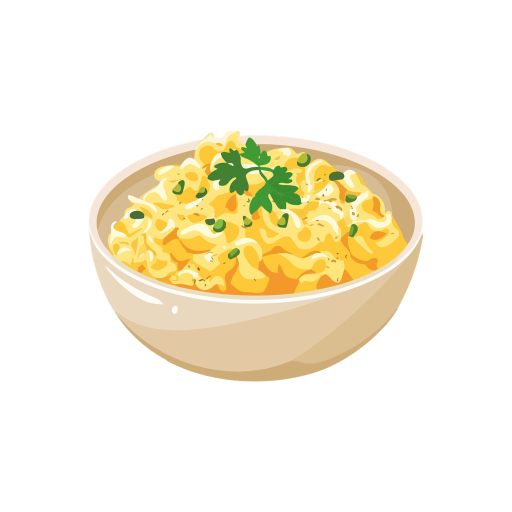
#> input picture assets/items/buttered-noodles.png, 1024 x 1024 px, given in place of out.png, which was not available (shown at 1/2 size)
$ python greenify.py out.png out.png
#> lines starting #> are read from the running program, lines starting #| are printed output that depends on the picture; after the words box and inside, x2 and y2 are one past the last pixel; in counts of white or black regions, pixels touching at a corner belong together
# How the TrailMate look turns an item's art into LCD greens (the prototype's recipe).
# Usage: python3 greenify.py in.png out.png
import sys
import numpy as np
from PIL import Image

GREENS = ['#111A10', '#1D2918', '#2B3A23', '#3C4E2F', '#52653F', '#6A7E51', '#859A66', '#A0B37D', '#BAC995', '#D3DFAF']
hx = lambda h: tuple(int(h[i:i + 2], 16) for i in (1, 3, 5))

def greenify(path, px=42, scale=2):
    """Shrink to about 42 px, stretch the contrast, map to 4 greens (G1, G3, G5, G7), add a G0 outline, then draw at 2x with crisp pixels."""
#> called with path = 'out.png', px = 42, scale = 2
    src = Image.open(path).convert('RGBA'); src.thumbnail((px - 4, px - 4), Image.LANCZOS)
#> in greenify, src is the input picture: PIL image 1024x1024 RGBA; mean R, G, B, A 57.5, 51.3, 33.2, 63.6
    can = Image.new('RGBA', (px, px), (0, 0, 0, 0)); can.alpha_composite(src, ((px - src.width) // 2, (px - src.height) // 2))
#> after `can = Image.new('RGBA', (px, px), (0, 0, 0, 0))`: can: PIL image 42x42 RGBA; every value is 0
    a = np.array(can).astype(float); on = a[..., 3] > 110
#> after `on = a[..., 3] > 110`:
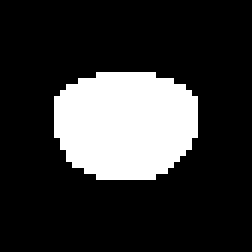
#> on: shape (42, 42) bool (shown 6 times larger); 20.4% white; 1 white region, box (x1, y1, x2, y2) and area: (9, 12, 33, 30) 360
    lum = a[..., 0] * .3 + a[..., 1] * .59 + a[..., 2] * .11
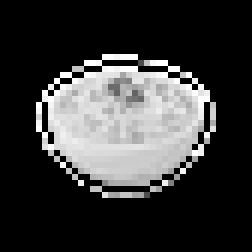
#> lum: shape (42, 42) float64 (shown 6 times larger); min 0, max 255, mean 56.7
    if on.any():
        lo, hi = np.percentile(lum[on], 4), np.percentile(lum[on], 96); lum = np.clip((lum - lo) / max(1, hi - lo), 0, 1)
#> after `lo, hi = (np.percentile(lum[on], 4), np.percentile(lum[on], 96))`: lo = 167.2; hi = 231.3
    pal = [hx(GREENS[k]) for k in (1, 3, 5, 7)]
    q = np.clip((lum * 4).astype(int), 0, 3)
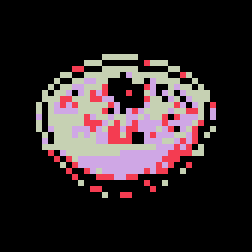
#> q: shape (42, 42) int64 (shown 6 times larger); 4 distinct labels, from 0 to 3; one colour per label, 0 black
    out = np.zeros((px, px, 4), np.uint8)
    for k in range(4):
        m = on & (q == k); out[m, :3] = pal[k]; out[m, 3] = 255
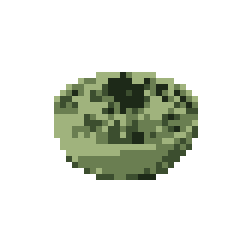
#> out: shape (42, 42, 4) (shown 6 times larger); mean of channels 0, 1, 2, 3 21.7, 25.5, 16.9, 52; transparent parts drawn white
    ring = np.zeros_like(on)
    for dy, dx in ((1, 0), (-1, 0), (0, 1), (0, -1)): ring |= np.roll(np.roll(on, dy, 0), dx, 1)
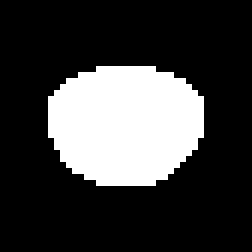
#> ring: shape (42, 42) bool (shown 6 times larger); 24.1% white; 1 white region, box (x1, y1, x2, y2) and area: (8, 11, 34, 31) 425
    ring &= ~on; out[ring, :3] = hx(GREENS[0]); out[ring, 3] = 255
#> after `ring &= ~on`:
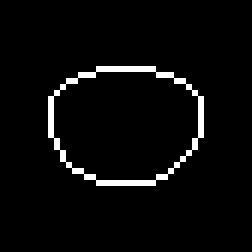
#> ring: shape (42, 42) bool (shown 6 times larger); 3.7% white in thin lines or dots, all inside (x1, y1, x2, y2) = (8, 11, 34, 31)
#> after `out[ring, :3] = hx(GREENS[0])`: out: shape (42, 42, 4); 3.68% of pixels changed, all inside (x1, y1, x2, y2) = (8, 11, 34, 31)
#> after `out[ring, 3] = 255`:
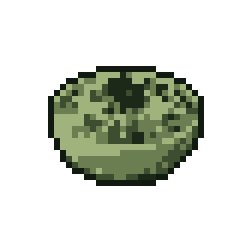
#> out: shape (42, 42, 4) (shown 6 times larger); mean of channels 0, 1, 2, 3 22.4, 26.4, 17.5, 61.4; transparent parts drawn white
    return Image.fromarray(out).resize((px * scale, px * scale), Image.NEAREST)

if __name__ == '__main__':
    greenify(sys.argv[1]).save(sys.argv[2])

$ run again, on assets/items/crutches.png
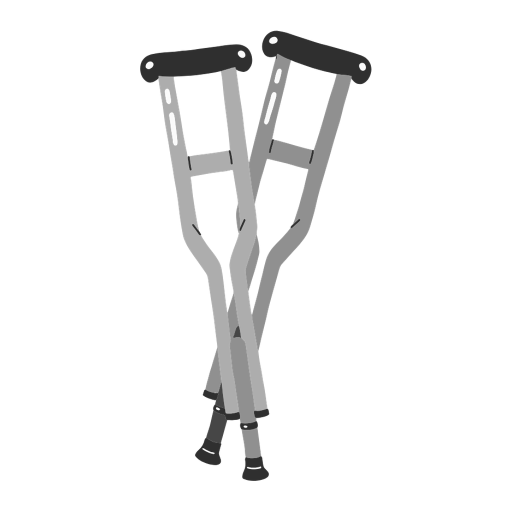
#> input picture assets/items/crutches.png, 1024 x 1024 px, given in place of out.png, which was not available (shown at 1/2 size)
#> in greenify, src is the input picture: PIL image 1024x1024 RGBA; mean R, G, B, A 16, 16, 16, 28.2
#> src: PIL image 38x38 RGBA
#> can: PIL image 42x42 RGBA; every value is 0
#> on: shape (42, 42) bool; 10% white in thin lines or dots, all inside (x1, y1, x2, y2) = (12, 4, 30, 38)
#> lo = 47; hi = 186
#> q: shape (42, 42) int64; 4 distinct labels, from 0 to 3
#> after the loop in greenify, `for dy, dx in ((1, 0), (-1, 0), (0, 1), (0, -1)): ring |= np.roll(np.r..`:
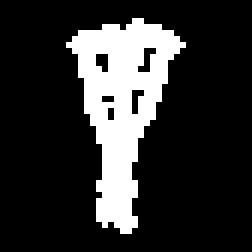
#> ring: shape (42, 42) bool (shown 6 times larger); 18.7% white; 1 white region, box (x1, y1, x2, y2) and area: (11, 3, 31, 39) 330
#> in greenify, `out[ring, 3] = 255`:
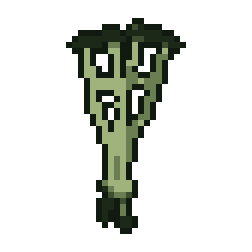
#> out: shape (42, 42, 4) (shown 6 times larger); mean of channels 0, 1, 2, 3 12.6, 15.2, 10.1, 47.7; transparent parts drawn white
